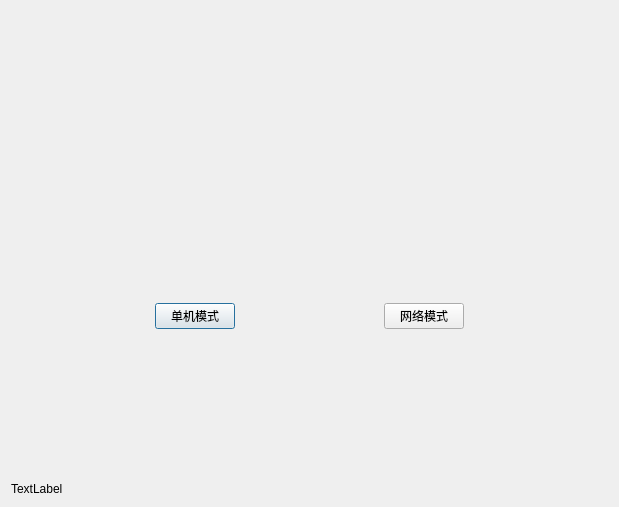
<?xml version="1.0" encoding="UTF-8"?>
<ui version="4.0">
 <class>GameMode</class>
 <widget class="QDialog" name="GameMode">
  <property name="geometry">
   <rect>
    <x>0</x>
    <y>0</y>
    <width>619</width>
    <height>507</height>
   </rect>
  </property>
  <property name="windowTitle">
   <string>Dialog</string>
  </property>
  <layout class="QVBoxLayout" name="verticalLayout_6">
   <item>
    <widget class="QStackedWidget" name="stackedWidget">
     <property name="currentIndex">
      <number>0</number>
     </property>
     <widget class="QWidget" name="page">
      <layout class="QHBoxLayout" name="horizontalLayout">
       <item>
        <spacer name="horizontalSpacer_5">
         <property name="orientation">
          <enum>Qt::Horizontal</enum>
         </property>
         <property name="sizeHint" stdset="0">
          <size>
           <width>40</width>
           <height>20</height>
          </size>
         </property>
        </spacer>
       </item>
       <item>
        <widget class="QWidget" name="widget" native="true">
         <layout class="QVBoxLayout" name="verticalLayout">
          <item>
           <widget class="QLabel" name="single_label">
            <property name="sizePolicy">
             <sizepolicy hsizetype="Preferred" vsizetype="Fixed">
              <horstretch>0</horstretch>
              <verstretch>0</verstretch>
             </sizepolicy>
            </property>
            <property name="text">
             <string/>
            </property>
           </widget>
          </item>
          <item>
           <widget class="QPushButton" name="singleModeBtn">
            <property name="text">
             <string>单机模式</string>
            </property>
           </widget>
          </item>
         </layout>
        </widget>
       </item>
       <item>
        <spacer name="horizontalSpacer_7">
         <property name="orientation">
          <enum>Qt::Horizontal</enum>
         </property>
         <property name="sizeHint" stdset="0">
          <size>
           <width>40</width>
           <height>20</height>
          </size>
         </property>
        </spacer>
       </item>
       <item>
        <widget class="QWidget" name="widget_2" native="true">
         <layout class="QVBoxLayout" name="verticalLayout_2">
          <item>
           <widget class="QLabel" name="net_label">
            <property name="sizePolicy">
             <sizepolicy hsizetype="Preferred" vsizetype="Fixed">
              <horstretch>0</horstretch>
              <verstretch>0</verstretch>
             </sizepolicy>
            </property>
            <property name="text">
             <string/>
            </property>
           </widget>
          </item>
          <item>
           <widget class="QPushButton" name="netModeBtn">
            <property name="text">
             <string>网络模式</string>
            </property>
           </widget>
          </item>
         </layout>
        </widget>
       </item>
       <item>
        <spacer name="horizontalSpacer_6">
         <property name="orientation">
          <enum>Qt::Horizontal</enum>
         </property>
         <property name="sizeHint" stdset="0">
          <size>
           <width>40</width>
           <height>20</height>
          </size>
         </property>
        </spacer>
       </item>
      </layout>
     </widget>
     <widget class="QWidget" name="page_2">
      <layout class="QHBoxLayout" name="horizontalLayout_2">
       <item>
        <spacer name="horizontalSpacer">
         <property name="orientation">
          <enum>Qt::Horizontal</enum>
         </property>
         <property name="sizeHint" stdset="0">
          <size>
           <width>40</width>
           <height>20</height>
          </size>
         </property>
        </spacer>
       </item>
       <item>
        <widget class="QWidget" name="widget_3" native="true">
         <layout class="QVBoxLayout" name="verticalLayout_3">
          <item>
           <spacer name="verticalSpacer">
            <property name="orientation">
             <enum>Qt::Vertical</enum>
            </property>
            <property name="sizeHint" stdset="0">
             <size>
              <width>20</width>
              <height>217</height>
             </size>
            </property>
           </spacer>
          </item>
          <item>
           <widget class="QLabel" name="auto_label">
            <property name="text">
             <string/>
            </property>
           </widget>
          </item>
          <item>
           <widget class="QPushButton" name="autoBtn">
            <property name="text">
             <string>自动加入房间</string>
            </property>
           </widget>
          </item>
          <item>
           <spacer name="verticalSpacer_2">
            <property name="orientation">
             <enum>Qt::Vertical</enum>
            </property>
            <property name="sizeHint" stdset="0">
             <size>
              <width>20</width>
              <height>217</height>
             </size>
            </property>
           </spacer>
          </item>
         </layout>
        </widget>
       </item>
       <item>
        <spacer name="horizontalSpacer_3">
         <property name="orientation">
          <enum>Qt::Horizontal</enum>
         </property>
         <property name="sizeHint" stdset="0">
          <size>
           <width>40</width>
           <height>20</height>
          </size>
         </property>
        </spacer>
       </item>
       <item>
        <widget class="QWidget" name="widget_4" native="true">
         <layout class="QVBoxLayout" name="verticalLayout_4">
          <item>
           <spacer name="verticalSpacer_3">
            <property name="orientation">
             <enum>Qt::Vertical</enum>
            </property>
            <property name="sizeHint" stdset="0">
             <size>
              <width>20</width>
              <height>40</height>
             </size>
            </property>
           </spacer>
          </item>
          <item>
           <widget class="QLabel" name="manual_label">
            <property name="text">
             <string/>
            </property>
           </widget>
          </item>
          <item>
           <widget class="QPushButton" name="manualBtn">
            <property name="text">
             <string>手动加入房间</string>
            </property>
           </widget>
          </item>
          <item>
           <spacer name="verticalSpacer_4">
            <property name="orientation">
             <enum>Qt::Vertical</enum>
            </property>
            <property name="sizeHint" stdset="0">
             <size>
              <width>20</width>
              <height>40</height>
             </size>
            </property>
           </spacer>
          </item>
         </layout>
        </widget>
       </item>
       <item>
        <spacer name="horizontalSpacer_4">
         <property name="orientation">
          <enum>Qt::Horizontal</enum>
         </property>
         <property name="sizeHint" stdset="0">
          <size>
           <width>40</width>
           <height>20</height>
          </size>
         </property>
        </spacer>
       </item>
       <item>
        <widget class="QWidget" name="widget_5" native="true">
         <layout class="QVBoxLayout" name="verticalLayout_5">
          <item>
           <spacer name="verticalSpacer_5">
            <property name="orientation">
             <enum>Qt::Vertical</enum>
            </property>
            <property name="sizeHint" stdset="0">
             <size>
              <width>20</width>
              <height>40</height>
             </size>
            </property>
           </spacer>
          </item>
          <item>
           <widget class="QLabel" name="search_label">
            <property name="text">
             <string/>
            </property>
           </widget>
          </item>
          <item>
           <widget class="QPushButton" name="searchBtn">
            <property name="text">
             <string>搜索房间</string>
            </property>
           </widget>
          </item>
          <item>
           <spacer name="verticalSpacer_6">
            <property name="orientation">
             <enum>Qt::Vertical</enum>
            </property>
            <property name="sizeHint" stdset="0">
             <size>
              <width>20</width>
              <height>40</height>
             </size>
            </property>
           </spacer>
          </item>
         </layout>
        </widget>
       </item>
       <item>
        <spacer name="horizontalSpacer_2">
         <property name="orientation">
          <enum>Qt::Horizontal</enum>
         </property>
         <property name="sizeHint" stdset="0">
          <size>
           <width>40</width>
           <height>20</height>
          </size>
         </property>
        </spacer>
       </item>
      </layout>
     </widget>
    </widget>
   </item>
   <item>
    <widget class="QLabel" name="information">
     <property name="text">
      <string>TextLabel</string>
     </property>
    </widget>
   </item>
  </layout>
 </widget>
 <resources/>
 <connections/>
</ui>
